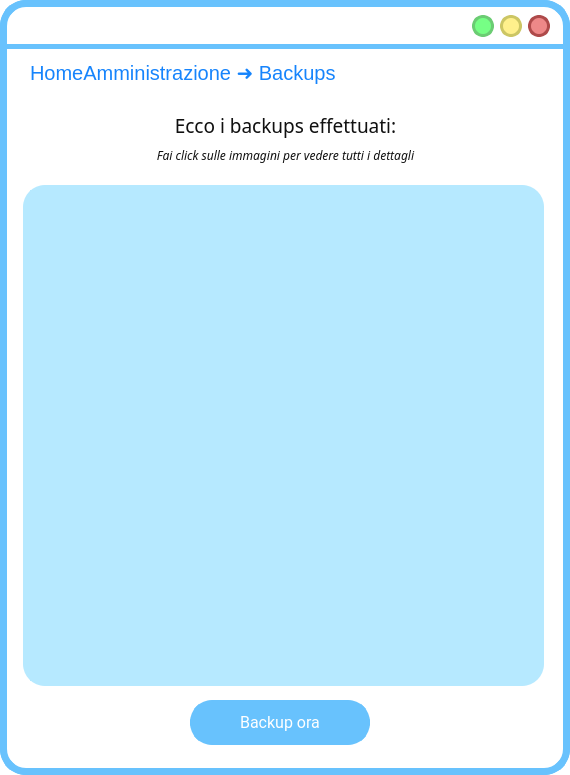
<?xml version="1.0" encoding="UTF-8"?>
<ui version="4.0">
 <class>MainWindow</class>
 <widget class="QMainWindow" name="MainWindow">
  <property name="geometry">
   <rect>
    <x>0</x>
    <y>0</y>
    <width>570</width>
    <height>775</height>
   </rect>
  </property>
  <property name="windowTitle">
   <string>MainWindow</string>
  </property>
  <property name="styleSheet">
   <string notr="true">QWidget{
background:rgb(255, 255, 255);
border-radius:26px;
border-color:rgb(104, 194, 253);
border-style: solid;
border-width:7;
}
QLabel{
border-width:0;
font: 18pt &quot;Lato Light&quot;;
}</string>
  </property>
  <widget class="QWidget" name="centralwidget">
   <widget class="QLabel" name="label">
    <property name="geometry">
     <rect>
      <x>0</x>
      <y>44</y>
      <width>641</width>
      <height>5</height>
     </rect>
    </property>
    <property name="styleSheet">
     <string notr="true">background-color:rgb(104, 194, 253);</string>
    </property>
    <property name="text">
     <string/>
    </property>
   </widget>
   <widget class="QPushButton" name="pushButton_5">
    <property name="geometry">
     <rect>
      <x>472</x>
      <y>15</y>
      <width>22</width>
      <height>22</height>
     </rect>
    </property>
    <property name="sizePolicy">
     <sizepolicy hsizetype="Fixed" vsizetype="Fixed">
      <horstretch>0</horstretch>
      <verstretch>0</verstretch>
     </sizepolicy>
    </property>
    <property name="minimumSize">
     <size>
      <width>22</width>
      <height>22</height>
     </size>
    </property>
    <property name="maximumSize">
     <size>
      <width>24</width>
      <height>24</height>
     </size>
    </property>
    <property name="cursor">
     <cursorShape>PointingHandCursor</cursorShape>
    </property>
    <property name="styleSheet">
     <string notr="true">QPushButton{
 background-color:#76ff85;
 border-style: solid;
 border-radius:11px;
font: 18pt &quot;Candara&quot;;
border-color:#6bcc73;
border-width:3;
}

QPushButton::pressed{
	background-color : white;
	border-color:#6bcc73;
	border-width:3;
}
</string>
    </property>
    <property name="text">
     <string/>
    </property>
   </widget>
   <widget class="QPushButton" name="pushButton_6">
    <property name="geometry">
     <rect>
      <x>528</x>
      <y>15</y>
      <width>22</width>
      <height>22</height>
     </rect>
    </property>
    <property name="sizePolicy">
     <sizepolicy hsizetype="Fixed" vsizetype="Fixed">
      <horstretch>0</horstretch>
      <verstretch>0</verstretch>
     </sizepolicy>
    </property>
    <property name="minimumSize">
     <size>
      <width>22</width>
      <height>22</height>
     </size>
    </property>
    <property name="maximumSize">
     <size>
      <width>24</width>
      <height>24</height>
     </size>
    </property>
    <property name="cursor">
     <cursorShape>PointingHandCursor</cursorShape>
    </property>
    <property name="styleSheet">
     <string notr="true">QPushButton{
 background-color:#ee8888;
 border-style: solid;
 border-radius:11px;
font: 18pt &quot;Candara&quot;;
border-color:#ae4a4a;
border-width:3;
}

QPushButton::pressed{
	background-color : white;
	border-color:#ae4a4a;
	border-width:3;
}
</string>
    </property>
    <property name="text">
     <string/>
    </property>
   </widget>
   <widget class="QPushButton" name="pushButton_7">
    <property name="geometry">
     <rect>
      <x>500</x>
      <y>15</y>
      <width>22</width>
      <height>22</height>
     </rect>
    </property>
    <property name="sizePolicy">
     <sizepolicy hsizetype="Fixed" vsizetype="Fixed">
      <horstretch>0</horstretch>
      <verstretch>0</verstretch>
     </sizepolicy>
    </property>
    <property name="minimumSize">
     <size>
      <width>20</width>
      <height>20</height>
     </size>
    </property>
    <property name="maximumSize">
     <size>
      <width>24</width>
      <height>24</height>
     </size>
    </property>
    <property name="cursor">
     <cursorShape>PointingHandCursor</cursorShape>
    </property>
    <property name="styleSheet">
     <string notr="true">QPushButton{
 background-color:#fff08c	;
 border-style: solid;
 border-radius:11px;
font: 18pt &quot;Candara&quot;;
border-color:#ccc664;
border-width:3;
}

QPushButton::pressed{
	background-color : white;
	border-color:#ccc664;
	border-width:3;
}
</string>
    </property>
    <property name="text">
     <string/>
    </property>
   </widget>
   <widget class="QLabel" name="indietroLabel">
    <property name="geometry">
     <rect>
      <x>510</x>
      <y>60</y>
      <width>36</width>
      <height>36</height>
     </rect>
    </property>
    <property name="font">
     <font>
      <family>Lato Light</family>
      <pointsize>18</pointsize>
      <weight>50</weight>
      <italic>false</italic>
      <bold>false</bold>
     </font>
    </property>
    <property name="cursor">
     <cursorShape>PointingHandCursor</cursorShape>
    </property>
    <property name="autoFillBackground">
     <bool>false</bool>
    </property>
    <property name="styleSheet">
     <string notr="true">background-color: rgba(255, 255, 255,0);</string>
    </property>
    <property name="text">
     <string/>
    </property>
    <property name="pixmap">
     <pixmap resource="res/res.qrc">:/icons/arrow_back_FILL1_wght700_GRAD200_opsz48_risultato.png</pixmap>
    </property>
    <property name="scaledContents">
     <bool>true</bool>
    </property>
   </widget>
   <widget class="QLabel" name="titoloLabel_2">
    <property name="geometry">
     <rect>
      <x>30</x>
      <y>57</y>
      <width>461</width>
      <height>31</height>
     </rect>
    </property>
    <property name="styleSheet">
     <string notr="true">font-size: 20px;
text-align: left;
background-color: rgba(255, 255, 255,0);
color: #1684FC;
font: 14pt &quot;Lato&quot;;</string>
    </property>
    <property name="text">
     <string>HomeAmministrazione ➜ Backups</string>
    </property>
   </widget>
   <widget class="QLabel" name="titoloLabel_3">
    <property name="geometry">
     <rect>
      <x>20</x>
      <y>140</y>
      <width>531</width>
      <height>31</height>
     </rect>
    </property>
    <property name="layoutDirection">
     <enum>Qt::RightToLeft</enum>
    </property>
    <property name="styleSheet">
     <string notr="true">left: 802px;
top: 386px;
width: 307px;
height: 19px;
color: rgba(16, 16, 16);
background-color: rgba(255, 255, 255,0);
font-size: 16px;
text-align: center;
font-family: Lato-light;
</string>
    </property>
    <property name="text">
     <string>&lt;html&gt;&lt;head/&gt;&lt;body&gt;&lt;p&gt;&lt;span style=&quot; font-size:9pt; font-style:italic;&quot;&gt;Fai click sulle immagini per vedere tutti i dettagli&lt;/span&gt;&lt;/p&gt;&lt;/body&gt;&lt;/html&gt;</string>
    </property>
    <property name="alignment">
     <set>Qt::AlignCenter</set>
    </property>
   </widget>
   <widget class="QLabel" name="titoloLabel">
    <property name="geometry">
     <rect>
      <x>20</x>
      <y>110</y>
      <width>531</width>
      <height>31</height>
     </rect>
    </property>
    <property name="styleSheet">
     <string notr="true">left: 849px;
background-color: rgba(255, 255, 255,0);
top: 359px;
width: 212px;
height: 24px;
color: rgba(16, 16, 16);
font-size: 20px;
text-align: center;
font-family: Lato-light;
</string>
    </property>
    <property name="text">
     <string>&lt;html&gt;&lt;head/&gt;&lt;body&gt;&lt;p&gt;&lt;span style=&quot; font-size:14pt;&quot;&gt;Ecco i backups effettuati:&lt;/span&gt;&lt;/p&gt;&lt;/body&gt;&lt;/html&gt;</string>
    </property>
    <property name="alignment">
     <set>Qt::AlignCenter</set>
    </property>
   </widget>
   <widget class="QPushButton" name="pushButton">
    <property name="geometry">
     <rect>
      <x>190</x>
      <y>700</y>
      <width>180</width>
      <height>45</height>
     </rect>
    </property>
    <property name="font">
     <font>
      <family>Lato Light</family>
      <pointsize>14</pointsize>
      <weight>50</weight>
      <italic>false</italic>
      <bold>false</bold>
     </font>
    </property>
    <property name="cursor">
     <cursorShape>PointingHandCursor</cursorShape>
    </property>
    <property name="autoFillBackground">
     <bool>false</bool>
    </property>
    <property name="styleSheet">
     <string notr="true">


QPushButton{
left: 863px;
top: 820px;
width: 183px;
height: 44px;
color: rgba(255, 255, 255, 100);
font-size: 16px;
text-align: center;
font-family: Roboto;
background-color:rgb(104, 194, 253);
 border-style: solid;
 border-radius:22px;
color: rgb(255, 255, 255);
font: 14pt &quot;Lato Light&quot;;
}

QPushButton::hover{


	border-color : rgb(15, 138, 204);
	color: white;
border-width:0;
}

QPushButton::pressed{
	border-color:rgb(104, 194, 253);
	border-width:4;
	background-color : white;
	color:rgb(104, 194, 253);
}
</string>
    </property>
    <property name="text">
     <string>Backup ora</string>
    </property>
   </widget>
   <widget class="QLabel" name="immagineLabel">
    <property name="geometry">
     <rect>
      <x>23</x>
      <y>185</y>
      <width>521</width>
      <height>501</height>
     </rect>
    </property>
    <property name="sizePolicy">
     <sizepolicy hsizetype="Fixed" vsizetype="Fixed">
      <horstretch>0</horstretch>
      <verstretch>0</verstretch>
     </sizepolicy>
    </property>
    <property name="styleSheet">
     <string notr="true">left: 737px;
top: 416px;
width: 436px;
height: 377px;
line-height: 20px;
border-radius: 22px;
background-color: rgba(182, 233, 255);
text-align: center;</string>
    </property>
    <property name="text">
     <string/>
    </property>
    <property name="scaledContents">
     <bool>true</bool>
    </property>
    <property name="alignment">
     <set>Qt::AlignCenter</set>
    </property>
    <property name="margin">
     <number>10</number>
    </property>
    <property name="indent">
     <number>10</number>
    </property>
   </widget>
   <widget class="QScrollArea" name="scrollArea">
    <property name="geometry">
     <rect>
      <x>30</x>
      <y>190</y>
      <width>501</width>
      <height>491</height>
     </rect>
    </property>
    <property name="styleSheet">
     <string notr="true">QWidget{
background:rgb(255, 255, 255);
border-radius:0px;
border-color:#b6e9ff;
border-style: solid;
border-width:7;
}


QScrollArea{
border-width:0px;
border-radius: 22px;
background-color: rgba(255, 255, 255, 255);
}

QScrollBar{
border-width:0px;
	border-radius:4px;
background-color: rgba(255, 255, 255, 255);

}


/* VERTICAL SCROLLBAR */
 QScrollBar:vertical {
	border: none;
    width: 14px;
    margin: 0px 0 0px 0;
	border-radius: 7px;
margin: 0px 0px 0px 0px;

 }

/*  HANDLE BAR VERTICAL */
QScrollBar::handle:vertical {	
	background-color:#68C2FD;
	min-height: 30px;	
	border-radius: 7px;

}
QScrollBar::handle:vertical:hover{	
	background-color:#A6E4FF;
}
QScrollBar::handle:vertical:pressed {	
	background-color: #5AA7D9;
}

/* BTN TOP - SCROLLBAR */
QScrollBar::sub-line:vertical {
	background-color: rgb(255, 255, 255);
	border-radius: 7px;
}
QScrollBar::sub-line:vertical:hover {	
	background-color:#68C2FD;
}
QScrollBar::sub-line:vertical:pressed {	
	background-color: #5AA7D9;
}

/* BTN BOTTOM - SCROLLBAR  */
QScrollBar::add-line:vertical {

	background-color: rgb(255, 255, 255);
	border-radius: 7px;

}
QScrollBar::add-line:vertical:hover {	
	background-color:rgb(255, 255, 255)
}
QScrollBar::add-line:vertical:pressed {	
	background-color:rgb(255, 255, 255)
}

/* RESET ARROW  */
QScrollBar::up-arrow:vertical, QScrollBar::down-arrow:vertical {
	background: none;
}
QScrollBar::add-page:vertical, QScrollBar::sub-page:vertical {
	background: none;
} 


/* HORIZONTAL SCROLLBAR - HOMEWORK */
QScrollBar:horizontal {
   
}
QScrollBar::handle:horizontal {
    
}
QScrollBar::add-line:horizontal {
    
}
QScrollBar::sub-line:horizontal {
    
}
QScrollBar::up-arrow:horizontal, QScrollBar::down-arrow:horizontal
{

}
QScrollBar::add-page:horizontal, QScrollBar::sub-page:horizontal
{

}



</string>
    </property>
    <property name="horizontalScrollBarPolicy">
     <enum>Qt::ScrollBarAlwaysOff</enum>
    </property>
    <property name="widgetResizable">
     <bool>true</bool>
    </property>
    <widget class="QWidget" name="scrollAreaWidgetContents">
     <property name="geometry">
      <rect>
       <x>0</x>
       <y>0</y>
       <width>501</width>
       <height>491</height>
      </rect>
     </property>
     <property name="styleSheet">
      <string notr="true">border-width:0px;
border-radius: 0px;
background-color: #b6e9ff;</string>
     </property>
     <layout class="QVBoxLayout" name="verticalLayout">
      <property name="spacing">
       <number>12</number>
      </property>
      <property name="leftMargin">
       <number>18</number>
      </property>
     </layout>
    </widget>
   </widget>
   <zorder>immagineLabel</zorder>
   <zorder>label</zorder>
   <zorder>pushButton_5</zorder>
   <zorder>pushButton_6</zorder>
   <zorder>pushButton_7</zorder>
   <zorder>indietroLabel</zorder>
   <zorder>titoloLabel_2</zorder>
   <zorder>titoloLabel_3</zorder>
   <zorder>titoloLabel</zorder>
   <zorder>pushButton</zorder>
   <zorder>scrollArea</zorder>
  </widget>
 </widget>
 <resources>
  <include location="res.qrc"/>
  <include location="res/res.qrc"/>
 </resources>
 <connections/>
</ui>
